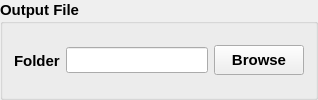
          <widget class="QGroupBox" name="groupBox_2">
           <property name="sizePolicy">
            <sizepolicy hsizetype="Preferred" vsizetype="Fixed">
             <horstretch>0</horstretch>
             <verstretch>0</verstretch>
            </sizepolicy>
           </property>
           <property name="minimumSize">
            <size>
             <width>300</width>
             <height>50</height>
            </size>
           </property>
           <property name="font">
            <font>
             <pointsize>11</pointsize>
             <bold>true</bold>
            </font>
           </property>
           <property name="title">
            <string>Output File</string>
           </property>
           <layout class="QHBoxLayout" name="horizontalLayout_2">
            <item>
             <widget class="QLabel" name="label_Folder">
              <property name="maximumSize">
               <size>
                <width>70</width>
                <height>16777215</height>
               </size>
              </property>
              <property name="font">
               <font>
                <pointsize>11</pointsize>
               </font>
              </property>
              <property name="text">
               <string>Folder</string>
              </property>
             </widget>
            </item>
            <item>
             <widget class="QLineEdit" name="outputFileName">
              <property name="font">
               <font>
                <pointsize>11</pointsize>
               </font>
              </property>
              <property name="readOnly">
               <bool>true</bool>
              </property>
             </widget>
            </item>
            <item>
             <widget class="QPushButton" name="browseButton">
              <property name="minimumSize">
               <size>
                <width>90</width>
                <height>30</height>
               </size>
              </property>
              <property name="maximumSize">
               <size>
                <width>90</width>
                <height>16777215</height>
               </size>
              </property>
              <property name="font">
               <font>
                <pointsize>11</pointsize>
               </font>
              </property>
              <property name="text">
               <string>Browse</string>
              </property>
             </widget>
            </item>
           </layout>
          </widget>
